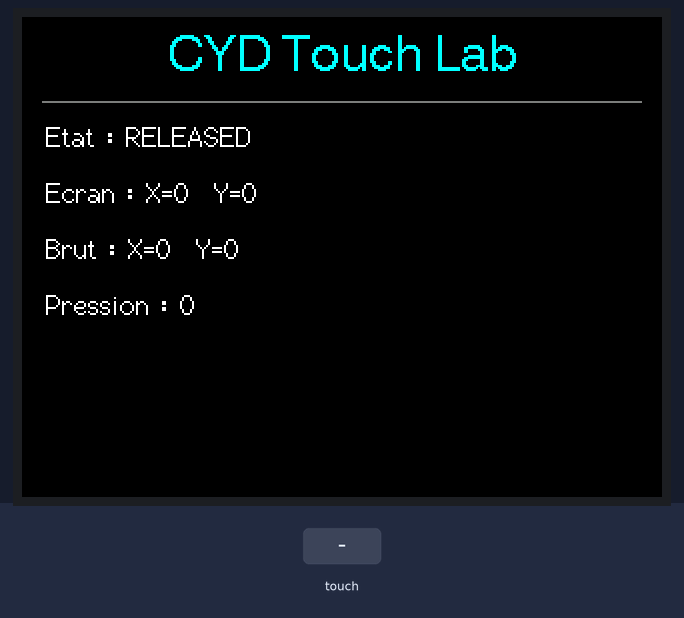
Recording of a program running on a simulated ESP32. On the bench: 320×240 colour display. Inputs (shaded band) come from the test bench. What the program prints to the serial monitor is not drawn.

Above: at 1.9 s.
2.0 s: touch panel pressed at 13 % / 10 % of its raw x / y range
At 2.17 s:
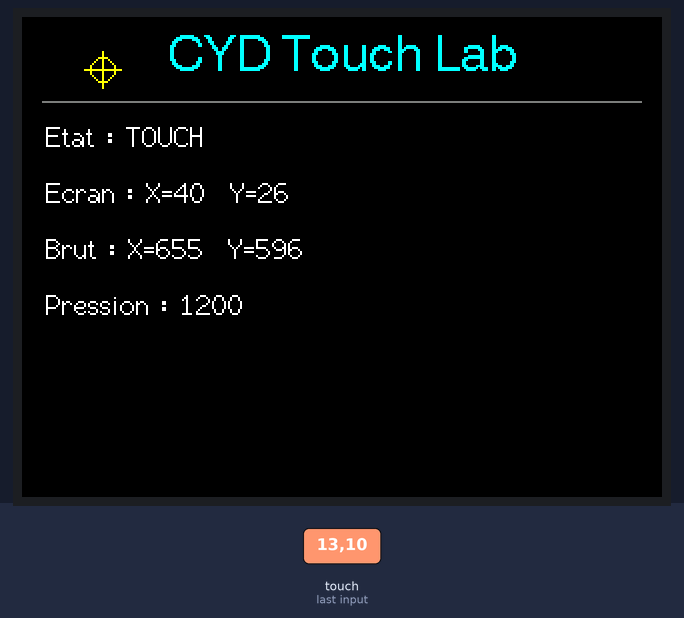
3.7 s: touch panel pressed at 38 % / 10 % of its raw x / y range
At 3.85 s:
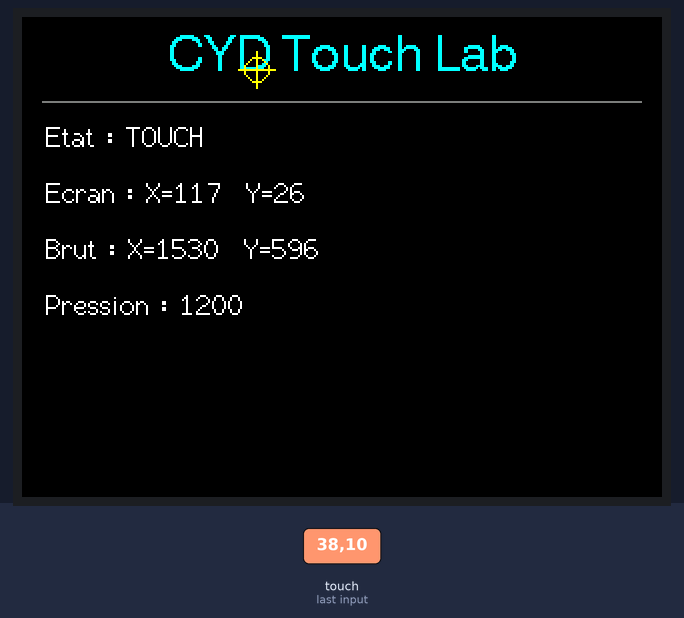
Timing chart, 0 to 6.7 s (numbered marks = the images above; inputs shaded):
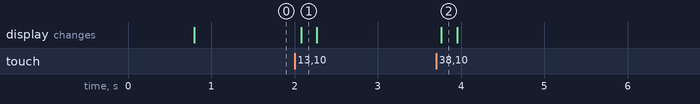

The program:

main.cpp
```cpp
#include <Arduino.h>
#include <SPI.h>
#include <TFT_eSPI.h>
#include <TouchController.h>

namespace
{

constexpr uint8_t TOUCH_MOSI_PIN = 32;
constexpr uint8_t TOUCH_MISO_PIN = 39;
constexpr uint8_t TOUCH_SCLK_PIN = 25;
constexpr uint8_t TOUCH_CS_PIN = 33;
constexpr uint8_t TOUCH_IRQ_PIN = 36;

// Valeurs provisoires : elles doivent être remplacées après mesure sur la carte.
constexpr int16_t TOUCH_RAW_MIN_X = 200;
constexpr int16_t TOUCH_RAW_MAX_X = 3800;
constexpr int16_t TOUCH_RAW_MIN_Y = 200;
constexpr int16_t TOUCH_RAW_MAX_Y = 3800;

constexpr uint32_t TOUCH_READ_INTERVAL_MS = 30;
constexpr int16_t CROSSHAIR_RADIUS = 6;

TFT_eSPI tft;
SPIClass touchSpi(HSPI);
CYDTouch::TouchController touchController(touchSpi, TOUCH_CS_PIN, TOUCH_IRQ_PIN);
bool touchReady = false;

void drawHeader()
{
    tft.fillRect(0, 0, tft.width(), 45, TFT_BLACK);
    tft.setTextDatum(TC_DATUM);
    tft.setTextColor(TFT_CYAN, TFT_BLACK);
    tft.drawString("CYD Touch Lab", tft.width() / 2, 8, 4);
    tft.drawFastHLine(10, 42, tft.width() - 20, TFT_DARKGREY);
}

void drawInformation(const CYDTouch::TouchPoint& point)
{
    char line[48];

    tft.fillRect(8, 50, 304, 118, TFT_BLACK);
    tft.setTextDatum(TL_DATUM);
    tft.setTextColor(TFT_WHITE, TFT_BLACK);

    snprintf(line, sizeof(line), "Etat : %s", point.touched ? "TOUCH" : "RELEASED");
    tft.drawString(line, 12, 52, 2);
    snprintf(line, sizeof(line), "Ecran : X=%d  Y=%d", point.x, point.y);
    tft.drawString(line, 12, 80, 2);
    snprintf(line, sizeof(line), "Brut : X=%d  Y=%d", point.rawX, point.rawY);
    tft.drawString(line, 12, 108, 2);
    snprintf(line, sizeof(line), "Pression : %d", point.pressure);
    tft.drawString(line, 12, 136, 2);
}

void drawCrosshair(int16_t x, int16_t y, uint16_t color)
{
    tft.drawCircle(x, y, CROSSHAIR_RADIUS, color);
    tft.drawFastHLine(x - CROSSHAIR_RADIUS - 3, y, 2 * CROSSHAIR_RADIUS + 7, color);
    tft.drawFastVLine(x, y - CROSSHAIR_RADIUS - 3, 2 * CROSSHAIR_RADIUS + 7, color);
}

bool pointsDiffer(
    const CYDTouch::TouchPoint& current,
    const CYDTouch::TouchPoint& previous
)
{
    return current.touched != previous.touched
        || current.x != previous.x
        || current.y != previous.y
        || current.rawX != previous.rawX
        || current.rawY != previous.rawY
        || current.pressure != previous.pressure;
}

void printTouchPoint(const CYDTouch::TouchPoint& point)
{
    Serial.printf(
        "rawX=%d rawY=%d pressure=%d screenX=%d screenY=%d\n",
        point.rawX,
        point.rawY,
        point.pressure,
        point.x,
        point.y
    );
}

}  // namespace

void setup()
{
    Serial.begin(115200);
    delay(500);

    pinMode(TFT_BL, OUTPUT);
    digitalWrite(TFT_BL, TFT_BACKLIGHT_ON);

    tft.init();
    tft.setRotation(1);
    tft.fillScreen(TFT_BLACK);
    drawHeader();

    // Le tactile utilise HSPI avec ses propres broches, distinctes du bus TFT.
    touchSpi.begin(TOUCH_SCLK_PIN, TOUCH_MISO_PIN, TOUCH_MOSI_PIN, TOUCH_CS_PIN);
    touchController.setScreenSize(tft.width(), tft.height());
    touchController.setCalibration(
        TOUCH_RAW_MIN_X,
        TOUCH_RAW_MAX_X,
        TOUCH_RAW_MIN_Y,
        TOUCH_RAW_MAX_Y
    );

    touchReady = touchController.begin();
    if (!touchReady)
    {
        Serial.println("XPT2046 initialization failed.");
        tft.setTextColor(TFT_RED, TFT_BLACK);
        tft.drawString("Touch init failed", 12, 52, 2);
        return;
    }

    const CYDTouch::TouchPoint releasedPoint = {0, 0, 0, 0, 0, false};
    drawInformation(releasedPoint);
    Serial.println("CYD touch demo ready.");
}

void loop()
{
    static uint32_t lastReadTime = 0;
    static CYDTouch::TouchPoint previousPoint = {0, 0, 0, 0, 0, false};

    if (!touchReady)
    {
        return;
    }

    const uint32_t now = millis();
    if (now - lastReadTime < TOUCH_READ_INTERVAL_MS)
    {
        return;
    }
    lastReadTime = now;

    CYDTouch::TouchPoint currentPoint;
    touchController.read(currentPoint);

    if (!pointsDiffer(currentPoint, previousPoint))
    {
        return;
    }

    if (previousPoint.touched)
    {
        drawCrosshair(previousPoint.x, previousPoint.y, TFT_BLACK);
        drawHeader();
    }

    drawInformation(currentPoint);

    if (currentPoint.touched)
    {
        drawCrosshair(currentPoint.x, currentPoint.y, TFT_YELLOW);
        printTouchPoint(currentPoint);
    }

    previousPoint = currentPoint;
}
```

Measured:
- after the input at 2.0 s, the display: changes after 0.08 s (image 1)
- after the input at 3.7 s, the display: changes after 0.06 s (image 2)
